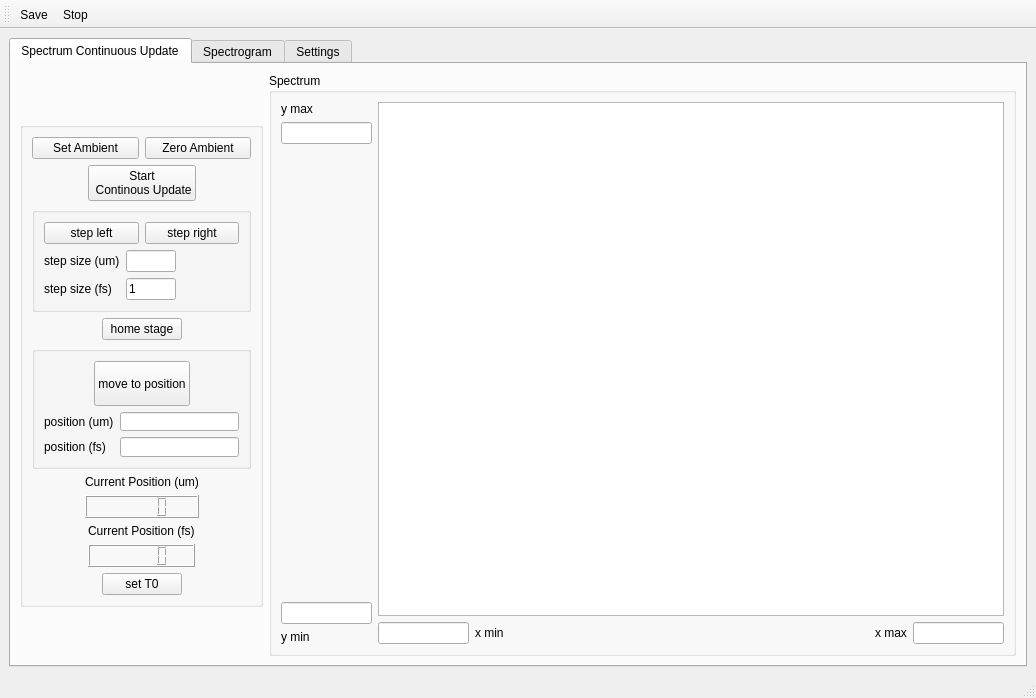
<?xml version="1.0" encoding="UTF-8"?>
<ui version="4.0">
 <class>MainWindow</class>
 <widget class="QMainWindow" name="MainWindow">
  <property name="geometry">
   <rect>
    <x>0</x>
    <y>0</y>
    <width>1036</width>
    <height>698</height>
   </rect>
  </property>
  <property name="minimumSize">
   <size>
    <width>0</width>
    <height>25</height>
   </size>
  </property>
  <property name="windowTitle">
   <string>MainWindow</string>
  </property>
  <widget class="QWidget" name="centralwidget">
   <layout class="QGridLayout" name="gridLayout_3">
    <item row="0" column="0">
     <widget class="QTabWidget" name="tabWidget">
      <property name="currentIndex">
       <number>0</number>
      </property>
      <widget class="QWidget" name="tab">
       <attribute name="title">
        <string>Spectrum Continuous Update</string>
       </attribute>
       <layout class="QGridLayout" name="gridLayout">
        <item row="0" column="0">
         <layout class="QHBoxLayout" name="horizontalLayout_16">
          <item>
           <layout class="QVBoxLayout" name="verticalLayout_13">
            <item>
             <spacer name="verticalSpacer_5">
              <property name="orientation">
               <enum>Qt::Vertical</enum>
              </property>
              <property name="sizeHint" stdset="0">
               <size>
                <width>20</width>
                <height>40</height>
               </size>
              </property>
             </spacer>
            </item>
            <item>
             <widget class="QGroupBox" name="groupBox_2">
              <property name="maximumSize">
               <size>
                <width>243</width>
                <height>485</height>
               </size>
              </property>
              <layout class="QVBoxLayout" name="verticalLayout_11">
               <item>
                <layout class="QHBoxLayout" name="horizontalLayout_33">
                 <item>
                  <widget class="QPushButton" name="btn_set_ambient">
                   <property name="text">
                    <string>Set Ambient</string>
                   </property>
                  </widget>
                 </item>
                 <item>
                  <widget class="QPushButton" name="btn_zero_ambient">
                   <property name="text">
                    <string>Zero Ambient</string>
                   </property>
                  </widget>
                 </item>
                </layout>
               </item>
               <item>
                <layout class="QHBoxLayout" name="horizontalLayout_2">
                 <item>
                  <spacer name="horizontalSpacer_3">
                   <property name="orientation">
                    <enum>Qt::Horizontal</enum>
                   </property>
                   <property name="sizeHint" stdset="0">
                    <size>
                     <width>40</width>
                     <height>20</height>
                    </size>
                   </property>
                  </spacer>
                 </item>
                 <item>
                  <widget class="QPushButton" name="btn_start_cnt_update">
                   <property name="text">
                    <string>Start 
 Continous Update</string>
                   </property>
                  </widget>
                 </item>
                 <item>
                  <spacer name="horizontalSpacer_4">
                   <property name="orientation">
                    <enum>Qt::Horizontal</enum>
                   </property>
                   <property name="sizeHint" stdset="0">
                    <size>
                     <width>40</width>
                     <height>20</height>
                    </size>
                   </property>
                  </spacer>
                 </item>
                </layout>
               </item>
               <item>
                <widget class="QGroupBox" name="groupBox_3">
                 <layout class="QVBoxLayout" name="verticalLayout">
                  <item>
                   <layout class="QHBoxLayout" name="horizontalLayout_4">
                    <item>
                     <widget class="QPushButton" name="btn_step_left">
                      <property name="text">
                       <string>step left</string>
                      </property>
                     </widget>
                    </item>
                    <item>
                     <widget class="QPushButton" name="btn_step_right">
                      <property name="text">
                       <string>step right</string>
                      </property>
                     </widget>
                    </item>
                   </layout>
                  </item>
                  <item>
                   <layout class="QFormLayout" name="formLayout">
                    <item row="0" column="0">
                     <widget class="QLabel" name="label">
                      <property name="text">
                       <string>step size (um)</string>
                      </property>
                     </widget>
                    </item>
                    <item row="0" column="1">
                     <widget class="QLineEdit" name="le_step_size_um">
                      <property name="maximumSize">
                       <size>
                        <width>50</width>
                        <height>16777215</height>
                       </size>
                      </property>
                      <property name="text">
                       <string/>
                      </property>
                     </widget>
                    </item>
                    <item row="1" column="0">
                     <widget class="QLabel" name="label_2">
                      <property name="text">
                       <string>step size (fs)</string>
                      </property>
                     </widget>
                    </item>
                    <item row="1" column="1">
                     <widget class="QLineEdit" name="le_step_size_fs">
                      <property name="maximumSize">
                       <size>
                        <width>50</width>
                        <height>16777215</height>
                       </size>
                      </property>
                      <property name="text">
                       <string>1</string>
                      </property>
                     </widget>
                    </item>
                   </layout>
                  </item>
                 </layout>
                </widget>
               </item>
               <item>
                <layout class="QHBoxLayout" name="horizontalLayout_5">
                 <item>
                  <spacer name="horizontalSpacer_5">
                   <property name="orientation">
                    <enum>Qt::Horizontal</enum>
                   </property>
                   <property name="sizeHint" stdset="0">
                    <size>
                     <width>40</width>
                     <height>20</height>
                    </size>
                   </property>
                  </spacer>
                 </item>
                 <item>
                  <widget class="QPushButton" name="btn_home_stage">
                   <property name="text">
                    <string>home stage</string>
                   </property>
                  </widget>
                 </item>
                 <item>
                  <spacer name="horizontalSpacer_6">
                   <property name="orientation">
                    <enum>Qt::Horizontal</enum>
                   </property>
                   <property name="sizeHint" stdset="0">
                    <size>
                     <width>40</width>
                     <height>20</height>
                    </size>
                   </property>
                  </spacer>
                 </item>
                </layout>
               </item>
               <item>
                <widget class="QGroupBox" name="groupBox_4">
                 <layout class="QVBoxLayout" name="verticalLayout_4">
                  <item>
                   <layout class="QHBoxLayout" name="horizontalLayout_12">
                    <item>
                     <spacer name="horizontalSpacer_13">
                      <property name="orientation">
                       <enum>Qt::Horizontal</enum>
                      </property>
                      <property name="sizeHint" stdset="0">
                       <size>
                        <width>40</width>
                        <height>20</height>
                       </size>
                      </property>
                     </spacer>
                    </item>
                    <item>
                     <widget class="QPushButton" name="btn_move_to_pos">
                      <property name="minimumSize">
                       <size>
                        <width>0</width>
                        <height>45</height>
                       </size>
                      </property>
                      <property name="text">
                       <string>move to position</string>
                      </property>
                     </widget>
                    </item>
                    <item>
                     <spacer name="horizontalSpacer_14">
                      <property name="orientation">
                       <enum>Qt::Horizontal</enum>
                      </property>
                      <property name="sizeHint" stdset="0">
                       <size>
                        <width>40</width>
                        <height>20</height>
                       </size>
                      </property>
                     </spacer>
                    </item>
                   </layout>
                  </item>
                  <item>
                   <layout class="QFormLayout" name="formLayout_2">
                    <item row="0" column="0">
                     <widget class="QLabel" name="label_3">
                      <property name="text">
                       <string>position (um)</string>
                      </property>
                     </widget>
                    </item>
                    <item row="0" column="1">
                     <widget class="QLineEdit" name="le_pos_um"/>
                    </item>
                    <item row="1" column="0">
                     <widget class="QLabel" name="label_4">
                      <property name="text">
                       <string>position (fs)</string>
                      </property>
                     </widget>
                    </item>
                    <item row="1" column="1">
                     <widget class="QLineEdit" name="le_pos_fs"/>
                    </item>
                   </layout>
                  </item>
                 </layout>
                </widget>
               </item>
               <item>
                <layout class="QHBoxLayout" name="horizontalLayout_10">
                 <item>
                  <spacer name="horizontalSpacer_9">
                   <property name="orientation">
                    <enum>Qt::Horizontal</enum>
                   </property>
                   <property name="sizeHint" stdset="0">
                    <size>
                     <width>40</width>
                     <height>20</height>
                    </size>
                   </property>
                  </spacer>
                 </item>
                 <item>
                  <layout class="QVBoxLayout" name="verticalLayout_5">
                   <item>
                    <widget class="QLabel" name="label_17">
                     <property name="text">
                      <string>Current Position (um)</string>
                     </property>
                    </widget>
                   </item>
                   <item>
                    <widget class="QLCDNumber" name="lcd_cnt_update_current_pos_um"/>
                   </item>
                  </layout>
                 </item>
                 <item>
                  <spacer name="horizontalSpacer_10">
                   <property name="orientation">
                    <enum>Qt::Horizontal</enum>
                   </property>
                   <property name="sizeHint" stdset="0">
                    <size>
                     <width>40</width>
                     <height>20</height>
                    </size>
                   </property>
                  </spacer>
                 </item>
                </layout>
               </item>
               <item>
                <layout class="QHBoxLayout" name="horizontalLayout_15">
                 <item>
                  <spacer name="horizontalSpacer_17">
                   <property name="orientation">
                    <enum>Qt::Horizontal</enum>
                   </property>
                   <property name="sizeHint" stdset="0">
                    <size>
                     <width>40</width>
                     <height>20</height>
                    </size>
                   </property>
                  </spacer>
                 </item>
                 <item>
                  <layout class="QVBoxLayout" name="verticalLayout_6">
                   <item>
                    <widget class="QLabel" name="label_19">
                     <property name="text">
                      <string>Current Position (fs)</string>
                     </property>
                    </widget>
                   </item>
                   <item>
                    <widget class="QLCDNumber" name="lcd_cnt_update_current_pos_fs"/>
                   </item>
                  </layout>
                 </item>
                 <item>
                  <spacer name="horizontalSpacer_18">
                   <property name="orientation">
                    <enum>Qt::Horizontal</enum>
                   </property>
                   <property name="sizeHint" stdset="0">
                    <size>
                     <width>40</width>
                     <height>20</height>
                    </size>
                   </property>
                  </spacer>
                 </item>
                </layout>
               </item>
               <item>
                <layout class="QHBoxLayout" name="horizontalLayout_14">
                 <item>
                  <spacer name="horizontalSpacer_15">
                   <property name="orientation">
                    <enum>Qt::Horizontal</enum>
                   </property>
                   <property name="sizeHint" stdset="0">
                    <size>
                     <width>40</width>
                     <height>20</height>
                    </size>
                   </property>
                  </spacer>
                 </item>
                 <item>
                  <widget class="QPushButton" name="btn_set_T0">
                   <property name="text">
                    <string>set T0</string>
                   </property>
                  </widget>
                 </item>
                 <item>
                  <spacer name="horizontalSpacer_16">
                   <property name="orientation">
                    <enum>Qt::Horizontal</enum>
                   </property>
                   <property name="sizeHint" stdset="0">
                    <size>
                     <width>40</width>
                     <height>20</height>
                    </size>
                   </property>
                  </spacer>
                 </item>
                </layout>
               </item>
              </layout>
             </widget>
            </item>
            <item>
             <spacer name="verticalSpacer_6">
              <property name="orientation">
               <enum>Qt::Vertical</enum>
              </property>
              <property name="sizeHint" stdset="0">
               <size>
                <width>20</width>
                <height>40</height>
               </size>
              </property>
             </spacer>
            </item>
           </layout>
          </item>
          <item>
           <widget class="QGroupBox" name="groupBox">
            <property name="title">
             <string>Spectrum</string>
            </property>
            <layout class="QHBoxLayout" name="horizontalLayout_6">
             <item>
              <layout class="QVBoxLayout" name="verticalLayout_7">
               <item>
                <widget class="QLabel" name="label_5">
                 <property name="text">
                  <string>y max</string>
                 </property>
                </widget>
               </item>
               <item>
                <widget class="QLineEdit" name="le_cont_upd_ymax">
                 <property name="maximumSize">
                  <size>
                   <width>91</width>
                   <height>16777215</height>
                  </size>
                 </property>
                </widget>
               </item>
               <item>
                <spacer name="verticalSpacer">
                 <property name="orientation">
                  <enum>Qt::Vertical</enum>
                 </property>
                 <property name="sizeHint" stdset="0">
                  <size>
                   <width>20</width>
                   <height>40</height>
                  </size>
                 </property>
                </spacer>
               </item>
               <item>
                <widget class="QLineEdit" name="le_cont_upd_ymin">
                 <property name="maximumSize">
                  <size>
                   <width>91</width>
                   <height>16777215</height>
                  </size>
                 </property>
                </widget>
               </item>
               <item>
                <widget class="QLabel" name="label_6">
                 <property name="text">
                  <string>y min</string>
                 </property>
                </widget>
               </item>
              </layout>
             </item>
             <item>
              <layout class="QVBoxLayout" name="verticalLayout_2">
               <item>
                <widget class="PlotWidget" name="gv_cont_upd_spec">
                 <property name="minimumSize">
                  <size>
                   <width>620</width>
                   <height>439</height>
                  </size>
                 </property>
                </widget>
               </item>
               <item>
                <layout class="QHBoxLayout" name="horizontalLayout">
                 <item>
                  <widget class="QLineEdit" name="le_cont_upd_xmin">
                   <property name="maximumSize">
                    <size>
                     <width>91</width>
                     <height>16777215</height>
                    </size>
                   </property>
                  </widget>
                 </item>
                 <item>
                  <widget class="QLabel" name="label_8">
                   <property name="text">
                    <string>x min</string>
                   </property>
                  </widget>
                 </item>
                 <item>
                  <spacer name="horizontalSpacer">
                   <property name="orientation">
                    <enum>Qt::Horizontal</enum>
                   </property>
                   <property name="sizeHint" stdset="0">
                    <size>
                     <width>40</width>
                     <height>20</height>
                    </size>
                   </property>
                  </spacer>
                 </item>
                 <item>
                  <widget class="QLabel" name="label_7">
                   <property name="text">
                    <string>x max</string>
                   </property>
                  </widget>
                 </item>
                 <item>
                  <widget class="QLineEdit" name="le_cont_upd_xmax">
                   <property name="maximumSize">
                    <size>
                     <width>91</width>
                     <height>16777215</height>
                    </size>
                   </property>
                  </widget>
                 </item>
                </layout>
               </item>
              </layout>
             </item>
            </layout>
           </widget>
          </item>
         </layout>
        </item>
       </layout>
      </widget>
      <widget class="QWidget" name="tab_2">
       <attribute name="title">
        <string>Spectrogram</string>
       </attribute>
       <layout class="QGridLayout" name="gridLayout_2">
        <item row="0" column="0">
         <layout class="QHBoxLayout" name="horizontalLayout_17">
          <item>
           <layout class="QVBoxLayout" name="verticalLayout_14">
            <item>
             <spacer name="verticalSpacer_3">
              <property name="orientation">
               <enum>Qt::Vertical</enum>
              </property>
              <property name="sizeHint" stdset="0">
               <size>
                <width>20</width>
                <height>40</height>
               </size>
              </property>
             </spacer>
            </item>
            <item>
             <widget class="QGroupBox" name="groupBox_5">
              <property name="maximumSize">
               <size>
                <width>232</width>
                <height>287</height>
               </size>
              </property>
              <layout class="QVBoxLayout" name="verticalLayout_12">
               <item>
                <layout class="QHBoxLayout" name="horizontalLayout_9">
                 <item>
                  <spacer name="horizontalSpacer_8">
                   <property name="orientation">
                    <enum>Qt::Horizontal</enum>
                   </property>
                   <property name="sizeHint" stdset="0">
                    <size>
                     <width>37</width>
                     <height>17</height>
                    </size>
                   </property>
                  </spacer>
                 </item>
                 <item>
                  <widget class="QPushButton" name="btn_collect_spectrogram">
                   <property name="minimumSize">
                    <size>
                     <width>91</width>
                     <height>51</height>
                    </size>
                   </property>
                   <property name="text">
                    <string>Collect 
 Spectrogram</string>
                   </property>
                  </widget>
                 </item>
                 <item>
                  <spacer name="horizontalSpacer_7">
                   <property name="orientation">
                    <enum>Qt::Horizontal</enum>
                   </property>
                   <property name="sizeHint" stdset="0">
                    <size>
                     <width>40</width>
                     <height>20</height>
                    </size>
                   </property>
                  </spacer>
                 </item>
                </layout>
               </item>
               <item>
                <layout class="QFormLayout" name="formLayout_5">
                 <item row="0" column="0">
                  <widget class="QLabel" name="label_21">
                   <property name="text">
                    <string>step size (um)</string>
                   </property>
                  </widget>
                 </item>
                 <item row="0" column="1">
                  <widget class="QLineEdit" name="le_tab2_step_size_um">
                   <property name="maximumSize">
                    <size>
                     <width>50</width>
                     <height>16777215</height>
                    </size>
                   </property>
                   <property name="text">
                    <string/>
                   </property>
                  </widget>
                 </item>
                 <item row="1" column="0">
                  <widget class="QLabel" name="label_22">
                   <property name="text">
                    <string>step size (fs)</string>
                   </property>
                  </widget>
                 </item>
                 <item row="1" column="1">
                  <widget class="QLineEdit" name="le_tab2_step_size_fs">
                   <property name="maximumSize">
                    <size>
                     <width>50</width>
                     <height>16777215</height>
                    </size>
                   </property>
                   <property name="text">
                    <string>2</string>
                   </property>
                  </widget>
                 </item>
                </layout>
               </item>
               <item>
                <layout class="QHBoxLayout" name="horizontalLayout_8">
                 <item>
                  <layout class="QFormLayout" name="formLayout_4">
                   <item row="0" column="0">
                    <widget class="QLabel" name="label_13">
                     <property name="text">
                      <string>start (um)</string>
                     </property>
                    </widget>
                   </item>
                   <item row="0" column="1">
                    <widget class="QLineEdit" name="le_start_um">
                     <property name="maximumSize">
                      <size>
                       <width>50</width>
                       <height>16777215</height>
                      </size>
                     </property>
                    </widget>
                   </item>
                   <item row="1" column="0">
                    <widget class="QLabel" name="label_14">
                     <property name="text">
                      <string>start (fs)</string>
                     </property>
                    </widget>
                   </item>
                   <item row="1" column="1">
                    <widget class="QLineEdit" name="le_start_fs">
                     <property name="maximumSize">
                      <size>
                       <width>50</width>
                       <height>16777215</height>
                      </size>
                     </property>
                     <property name="text">
                      <string>-100</string>
                     </property>
                    </widget>
                   </item>
                  </layout>
                 </item>
                 <item>
                  <layout class="QFormLayout" name="formLayout_3">
                   <item row="0" column="0">
                    <widget class="QLabel" name="label_15">
                     <property name="text">
                      <string>end(um)</string>
                     </property>
                    </widget>
                   </item>
                   <item row="0" column="1">
                    <widget class="QLineEdit" name="le_end_um">
                     <property name="maximumSize">
                      <size>
                       <width>50</width>
                       <height>16777215</height>
                      </size>
                     </property>
                    </widget>
                   </item>
                   <item row="1" column="0">
                    <widget class="QLabel" name="label_16">
                     <property name="text">
                      <string>end(fs)</string>
                     </property>
                    </widget>
                   </item>
                   <item row="1" column="1">
                    <widget class="QLineEdit" name="le_end_fs">
                     <property name="maximumSize">
                      <size>
                       <width>50</width>
                       <height>16777215</height>
                      </size>
                     </property>
                     <property name="text">
                      <string>100</string>
                     </property>
                    </widget>
                   </item>
                  </layout>
                 </item>
                </layout>
               </item>
               <item>
                <layout class="QHBoxLayout" name="horizontalLayout_11">
                 <item>
                  <spacer name="horizontalSpacer_11">
                   <property name="orientation">
                    <enum>Qt::Horizontal</enum>
                   </property>
                   <property name="sizeHint" stdset="0">
                    <size>
                     <width>40</width>
                     <height>20</height>
                    </size>
                   </property>
                  </spacer>
                 </item>
                 <item>
                  <layout class="QVBoxLayout" name="verticalLayout_9">
                   <item>
                    <widget class="QLabel" name="label_18">
                     <property name="text">
                      <string>Current Position (um)</string>
                     </property>
                    </widget>
                   </item>
                   <item>
                    <widget class="QLCDNumber" name="lcd_tab2_current_pos_um"/>
                   </item>
                  </layout>
                 </item>
                 <item>
                  <spacer name="horizontalSpacer_12">
                   <property name="orientation">
                    <enum>Qt::Horizontal</enum>
                   </property>
                   <property name="sizeHint" stdset="0">
                    <size>
                     <width>40</width>
                     <height>20</height>
                    </size>
                   </property>
                  </spacer>
                 </item>
                </layout>
               </item>
               <item>
                <layout class="QHBoxLayout" name="horizontalLayout_13">
                 <item>
                  <spacer name="horizontalSpacer_19">
                   <property name="orientation">
                    <enum>Qt::Horizontal</enum>
                   </property>
                   <property name="sizeHint" stdset="0">
                    <size>
                     <width>40</width>
                     <height>20</height>
                    </size>
                   </property>
                  </spacer>
                 </item>
                 <item>
                  <layout class="QVBoxLayout" name="verticalLayout_10">
                   <item>
                    <widget class="QLabel" name="label_20">
                     <property name="text">
                      <string>Current Position (fs)</string>
                     </property>
                    </widget>
                   </item>
                   <item>
                    <widget class="QLCDNumber" name="lcd_tab2_current_pos_fs"/>
                   </item>
                  </layout>
                 </item>
                 <item>
                  <spacer name="horizontalSpacer_20">
                   <property name="orientation">
                    <enum>Qt::Horizontal</enum>
                   </property>
                   <property name="sizeHint" stdset="0">
                    <size>
                     <width>40</width>
                     <height>20</height>
                    </size>
                   </property>
                  </spacer>
                 </item>
                </layout>
               </item>
              </layout>
             </widget>
            </item>
            <item>
             <spacer name="verticalSpacer_4">
              <property name="orientation">
               <enum>Qt::Vertical</enum>
              </property>
              <property name="sizeHint" stdset="0">
               <size>
                <width>20</width>
                <height>40</height>
               </size>
              </property>
             </spacer>
            </item>
           </layout>
          </item>
          <item>
           <widget class="QGroupBox" name="groupBox">
            <property name="title">
             <string>Spectrogram</string>
            </property>
            <layout class="QHBoxLayout" name="horizontalLayout_7">
             <item>
              <layout class="QVBoxLayout" name="verticalLayout_8">
               <item>
                <widget class="QLabel" name="label_9">
                 <property name="text">
                  <string>y max</string>
                 </property>
                </widget>
               </item>
               <item>
                <widget class="QLineEdit" name="le_spectrogram_ymax">
                 <property name="maximumSize">
                  <size>
                   <width>91</width>
                   <height>16777215</height>
                  </size>
                 </property>
                </widget>
               </item>
               <item>
                <spacer name="verticalSpacer_2">
                 <property name="orientation">
                  <enum>Qt::Vertical</enum>
                 </property>
                 <property name="sizeHint" stdset="0">
                  <size>
                   <width>20</width>
                   <height>40</height>
                  </size>
                 </property>
                </spacer>
               </item>
               <item>
                <widget class="QLineEdit" name="le_spectrogram_ymin">
                 <property name="maximumSize">
                  <size>
                   <width>91</width>
                   <height>16777215</height>
                  </size>
                 </property>
                </widget>
               </item>
               <item>
                <widget class="QLabel" name="label_10">
                 <property name="text">
                  <string>y min</string>
                 </property>
                </widget>
               </item>
              </layout>
             </item>
             <item>
              <layout class="QVBoxLayout" name="verticalLayout_3">
               <item>
                <widget class="ImageWithAxisWidget" name="gv_Spectrogram">
                 <property name="minimumSize">
                  <size>
                   <width>620</width>
                   <height>439</height>
                  </size>
                 </property>
                </widget>
               </item>
               <item>
                <layout class="QHBoxLayout" name="horizontalLayout_3">
                 <item>
                  <widget class="QLineEdit" name="le_spectrogram_xmin">
                   <property name="maximumSize">
                    <size>
                     <width>91</width>
                     <height>16777215</height>
                    </size>
                   </property>
                  </widget>
                 </item>
                 <item>
                  <widget class="QLabel" name="label_11">
                   <property name="text">
                    <string>x min</string>
                   </property>
                  </widget>
                 </item>
                 <item>
                  <spacer name="horizontalSpacer_2">
                   <property name="orientation">
                    <enum>Qt::Horizontal</enum>
                   </property>
                   <property name="sizeHint" stdset="0">
                    <size>
                     <width>40</width>
                     <height>20</height>
                    </size>
                   </property>
                  </spacer>
                 </item>
                 <item>
                  <widget class="QLabel" name="label_12">
                   <property name="text">
                    <string>x max</string>
                   </property>
                  </widget>
                 </item>
                 <item>
                  <widget class="QLineEdit" name="le_spectrogram_xmax">
                   <property name="maximumSize">
                    <size>
                     <width>91</width>
                     <height>16777215</height>
                    </size>
                   </property>
                  </widget>
                 </item>
                </layout>
               </item>
              </layout>
             </item>
            </layout>
           </widget>
          </item>
         </layout>
        </item>
       </layout>
      </widget>
      <widget class="QWidget" name="tab_3">
       <attribute name="title">
        <string>Settings</string>
       </attribute>
       <layout class="QGridLayout" name="gridLayout_5">
        <item row="0" column="0">
         <widget class="QTableWidget" name="tableWidget">
          <row>
           <property name="text">
            <string>Integration Time</string>
           </property>
          </row>
          <column>
           <property name="text">
            <string>Setting</string>
           </property>
          </column>
          <column>
           <property name="text">
            <string>Upper Limit</string>
           </property>
          </column>
          <column>
           <property name="text">
            <string>Lower Limit</string>
           </property>
          </column>
          <column>
           <property name="text">
            <string>Units</string>
           </property>
          </column>
          <item row="0" column="0">
           <property name="text">
            <string>30</string>
           </property>
          </item>
          <item row="0" column="1">
           <property name="text">
            <string/>
           </property>
          </item>
          <item row="0" column="2">
           <property name="text">
            <string/>
           </property>
          </item>
          <item row="0" column="3">
           <property name="text">
            <string>ms</string>
           </property>
          </item>
         </widget>
        </item>
       </layout>
      </widget>
     </widget>
    </item>
   </layout>
  </widget>
  <widget class="QStatusBar" name="statusBar"/>
  <widget class="QToolBar" name="toolBar">
   <property name="windowTitle">
    <string>toolBar</string>
   </property>
   <attribute name="toolBarArea">
    <enum>TopToolBarArea</enum>
   </attribute>
   <attribute name="toolBarBreak">
    <bool>false</bool>
   </attribute>
   <addaction name="actionSave"/>
   <addaction name="actionStop"/>
  </widget>
  <action name="actionOpen">
   <property name="icon">
    <iconset resource="QRC_file.qrc">
     <normaloff>:/Open/open_icon.png</normaloff>:/Open/open_icon.png</iconset>
   </property>
   <property name="text">
    <string>Open</string>
   </property>
  </action>
  <action name="actionSave">
   <property name="icon">
    <iconset resource="QRC_file.qrc">
     <normaloff>:/Save/save_icon.jpg</normaloff>:/Save/save_icon.jpg</iconset>
   </property>
   <property name="text">
    <string>Save</string>
   </property>
  </action>
  <action name="actionStop">
   <property name="icon">
    <iconset resource="QRC_file.qrc">
     <normaloff>:/Stop/stop_icon.jpg</normaloff>:/Stop/stop_icon.jpg</iconset>
   </property>
   <property name="text">
    <string>Stop</string>
   </property>
  </action>
 </widget>
 <customwidgets>
  <customwidget>
   <class>PlotWidget</class>
   <extends>QGraphicsView</extends>
   <header>PlotAndTableFunctions</header>
  </customwidget>
  <customwidget>
   <class>ImageWithAxisWidget</class>
   <extends>QGraphicsView</extends>
   <header>PlotAndTableFunctions.h</header>
  </customwidget>
 </customwidgets>
 <resources>
  <include location="QRC_file.qrc"/>
 </resources>
 <connections/>
</ui>
